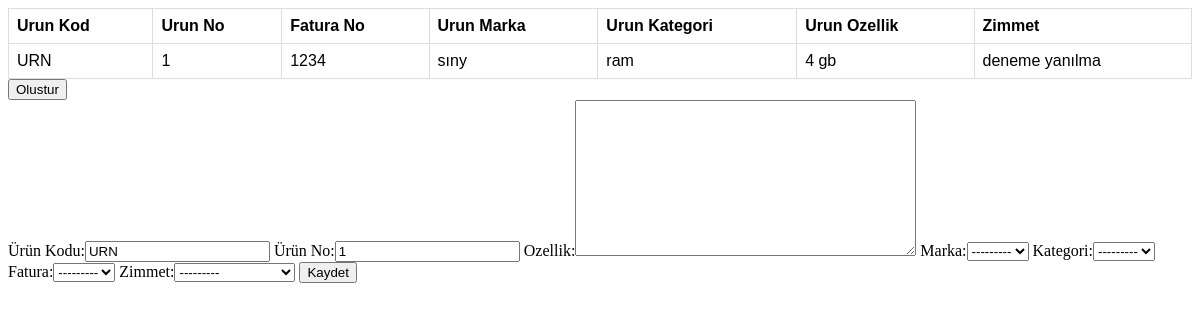
Page /urunler on the earlier database version.
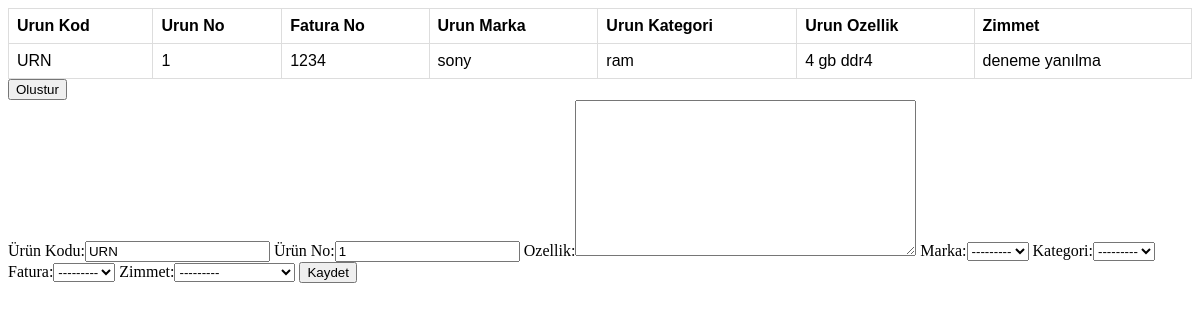
Same page on the later database version.
### envanter_takip/models.py (models this page shows, shortened)
class Urun(models.Model):
    urun_kod = models.CharField(max_length=5, default='URN', verbose_name='Ürün Kodu')
    urun_no = models.PositiveIntegerField(default='1', verbose_name='Ürün No')
    ozellik = models.TextField()
    marka = models.ForeignKey(Marka, on_delete=models.CASCADE,)
    kategori = models.ForeignKey(Kategori, on_delete=models.CASCADE,)
    fatura = models.ForeignKey(Fatura, on_delete=models.CASCADE,)
    zimmet = models.ForeignKey(Zimmet, on_delete=models.CASCADE,)

class Marka(models.Model):
    isim = models.CharField(max_length=255)
    def __str__(self):
        return str(self.isim)

class Fatura(models.Model):
    numara = models.CharField(max_length=16)
    tarih = models.DateTimeField()
    def __str__(self):
        return str(self.numara)

class Kategori(models.Model):
    isim = models.CharField(max_length=255)
    def __str__(self):
        return str(self.isim)

class Zimmet(models.Model):
    isim = models.CharField(max_length=255)
    teslim_tarihi = models.DateTimeField()
    def __str__(self):
        return str(self.isim)

### envanter_takip/views.py (the view, shortened to what this page needs)
# urls.py: path(r'urunler', UrunListView.as_view(), name='urunler'),
class UrunListView(TemplateView):
    context_object_name = 'liste'
    template_name = 'envanter_takip/urunler.html'
    def get_context_data(self, **kwargs):
        context = super(UrunListView, self).get_context_data(**kwargs)
        urunler = Urun.objects.all()
        markalar = Marka.objects.all()
        faturalar = Fatura.objects.all()
        kategoriler = Kategori.objects.all()
        context['urunler'] = urunler
        context['markalar'] = markalar
        context['kategoriler'] = kategoriler
        context['faturalar'] = faturalar
        context['form'] = UrunForm(self.request.POST or None)
        return context

### envanter_takip/forms.py
class UrunForm(forms.ModelForm):
    class Meta:
        model = Urun
        fields = '__all__'

### envanter_takip/templates/envanter_takip/urunler.html (shortened to what this page needs)
<html>
<head>
</head>
<body>
    <table>
        <thead>
            <th>Urun Kod</th>
            <th>Urun No</th>
            <th>Fatura No</th>
            <th>Urun Marka</th>
            <th>Urun Kategori</th>
            <th>Urun Ozellik</th>
            <th>Zimmet</th>
        </thead>
        <tbody>
        {% for urun in urunler %}
        <tr>
            <td>{{ urun.urun_kod }}</td>
            <td>{{ urun.urun_no }}</td>
            <td>{{ urun.fatura }}</td>
            <td>{{ urun.marka }}</td>
            <td>{{ urun.kategori }}</td>
            <td>{{ urun.ozellik }}</td>
            <td>{{ urun.zimmet }}</td>
        </tr>
        {% endfor %}
        </tbody>
    </table>
    <button type="button" onclick="OlusturFunction()">Olustur</button>
    <div id="olustur" style="display:block;">
        {% include "includes/_urun_create_form.html" %}
    </div>
</body>
</html>

Differences in the rows shown:
changed Urun "URN": marka "sıny" → "sony"; ozellik "4 gb" → "4 gb ddr4"
